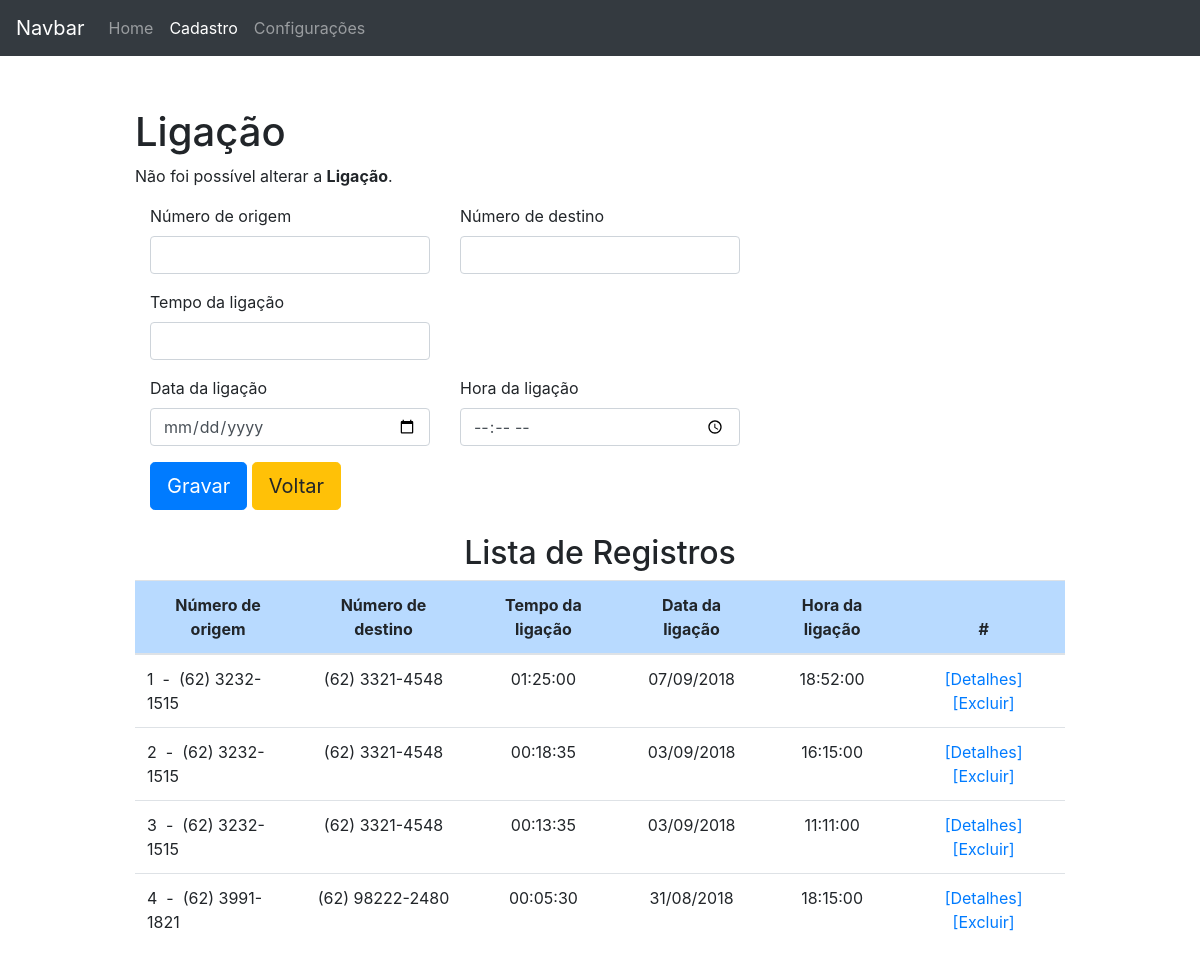
Screenshot of /index.php/ligacoes/atualizar with the database file from the repository.
### tables this page shows
CREATE TABLE `ligacoes` (
  `id` int(11) NOT NULL,
  `num_origem` varchar(15) NOT NULL,
  `num_destino` varchar(15) NOT NULL,
  `tempo_ligacao` time NOT NULL,
  `data_ligacao` date NOT NULL,
  `hora_ligacao` time NOT NULL,
  `comentario` text,
  `excluido` enum('Nao','Sim') NOT NULL
);

### application/controllers/Ligacoes.php (called while the page is built, shortened)
<?php
class Ligacoes extends CI_Controller {
	public function atualizar()
	{
		$ligacoes = $this->ligacoes->getLigacoes();
		$dados['ligacoes'] =$this->ligacoes->Formatar($ligacoes);
		$this->load->view('includes/header');
		$this->load->view('ligacoes/home',$dados);
		$this->load->view('includes/footer');
	}
}

### index.php (called while the page is built, shortened)
<?php
require_once BASEPATH.'core/CodeIgniter.php';

### application/models/Ligacoes_model.php (called while the page is built, shortened)
<?php
class Ligacoes_model extends CI_Model{
	function __construct() {
        $this->tabela = 'ligacoes';
    }
	function getLigacoes($sort = 'data_ligacao', $order = 'desc', $limit = null, $offset = null){
		$this->db->order_by($sort, $order);
		$this->db->where('excluido', 'Nao');
		$query = $this->db->get($this->tabela);
		if ($query->num_rows() > 0) :
			return $query->result_array();
		else:
			return null;
		endif;
	}
	function atualizar($id, $dados) {
		if(is_null($id) || !isset($dados))
			return false;
		$this->db->where('id', $id);
		return $this->db->update($this->tabela, $dados);
	}
	function formatar($ligacoes){
		if($ligacoes):
			for($i = 0; $i < count($ligacoes); $i++):
				$ligacoes[$i]['detalhe_url'] = base_url('index.php/ligacoes/detalhes')."/".$ligacoes[$i]['id'];
				$ligacoes[$i]['excluir_url'] = base_url('index.php/ligacoes/excluir')."/".$ligacoes[$i]['id'];
			endfor;
			return $ligacoes;
		else:
			return false;
		endif;
	}
}

### application/views/ligacoes/home.php (the view, shortened to what this page needs)
<div class="container">
	<h1 class="mt-5">Ligação</h1>
	<?php if ($this->session->flashdata('error_ligacao') == TRUE): ?>
		<p><?php echo $this->session->flashdata('error_ligacao'); ?></p>
	<?php elseif ($this->session->flashdata('error_atualizar_ligacao') == TRUE): ?>
		<p><?php echo $this->session->flashdata('error_atualizar_ligacao'); ?></p>
	<?php elseif ($this->session->flashdata('error_excluir_ligacao') == TRUE): ?>
		<p><?php echo $this->session->flashdata('error_excluir_ligacao'); ?></p>
	<?php endif; ?>
	<div class="col-md-8 order-md-1">
		<form class="needs-validation" method="post" action="<?php echo base_url('index.php/ligacoes/salvar')?>" enctype="multipart/form-data" validate>
			<div class="row">
				<div class="col-md-6 mb-3">
					<label for="num_origem">Número de origem</label>
					<input type="text" class="form-control" name="num_origem" placeholder="" value="" required>
				</div>
				<div class="col-md-6 mb-3">
					<label for="num_destino">Número de destino</label>
					<input type="text" class="form-control" name="num_destino" placeholder="" value="" required>
				</div>
			</div>
			<div class="row">
				<div class="col-md-6 mb-3">
					<label for="tempo_ligacao">Tempo da ligação</label>
					<input type="text" class="form-control" name="tempo_ligacao" placeholder="" value="" required>
				</div>
			</div>
			<div class="row">
				<div class="col-md-6 mb-3">
					<label for="data_ligacao">Data da ligação</label>
					<input type="date" class="form-control" name="data_ligacao" placeholder="" value="" required>
				</div>
				<div class="col-md-6 mb-3">
					<label for="hora_ligacao">Hora da ligação</label>
					<input type="time" class="form-control" name="hora_ligacao" placeholder="" value="" required>
				</div>
			</div>
			<button class="btn btn-primary btn-lg " type="submit">Gravar</button>
			<button class="btn btn-warning btn-lg " type="button" onClick="history.go(-1)">Voltar</button>
		</form>
	</div>
	<br>
	<div>
		<h2 class="text-center">Lista de Registros</h2>
		<table class="table table-hover">
			<thead>
				<tr class="table-primary">
					<th scope="col" class="text-center">Número de origem</th>
					<th scope="col" class="text-center">Número de destino</th>
					<th scope="col" class="text-center">Tempo da ligação</th>
					<th scope="col" class="text-center">Data da ligação</th>
					<th scope="col" class="text-center">Hora da ligação</th>
					<th scope="col" class="text-center">#</th>
				</tr>
			</thead>
			<tbody>
				<?php
				if ($ligacoes == FALSE):
				?>
					<tr><td colspan="2">Nenhum registro encontrado</td></tr>
				<?php
				else:
					$conta = 1;
				?>
					<?php foreach ($ligacoes as $row): ?>
						<tr>
							<td><?php echo $conta.'&nbsp;&nbsp;-&nbsp;&nbsp;'.$row['num_origem'] ?></td>
							<td class="text-center"><?php echo $row['num_destino'] ?></td>
							<td class="text-center"><?php echo $row['tempo_ligacao'] ?></td>
							<td class="text-center"><?php echo nice_date($row['data_ligacao'],'d/m/Y'); ?></td>
							<td class="text-center"><?php echo $row['hora_ligacao'] ?></td>
							<td class="text-center"><a href="<?php echo $row['detalhe_url'] ?>">[Detalhes]</a> <a href="<?php echo $row['excluir_url'] ?>">[Excluir]</a></td>
						</tr>
					<?php
						$conta++;
					endforeach;
				endif; ?>
			</tbody>
		</table>
	</div>
</div>

### application/views/includes/header.php (shortened to what this page needs)
<!doctype html>
<html lang="pt-br">
  <head>
    <link href="<?php echo base_url('vendor/twbs/bootstrap/dist/css/bootstrap.min.css')?>" rel="stylesheet">
    <link href="<?php echo base_url('dist/css/starter-template.css')?>" rel="stylesheet">
    <link href="<?php echo base_url('dist/css/form-validation.css')?>" rel="stylesheet">
  </head>
  <body class="d-flex flex-column h-100">
    <nav class="navbar navbar-expand-md navbar-dark bg-dark fixed-top">
      <a class="navbar-brand" href="#">Navbar</a>
      <div class="collapse navbar-collapse" id="navbarsExampleDefault">
        <ul class="navbar-nav mr-auto">
          <li class="nav-item <?php echo ($this->uri->segment(1) == '' ? 'active' : '')?>">
            <a class="nav-link" href="<?php echo base_url('index.php')?>">Home <?php echo ($this->uri->segment(1) == '' ? '<span class="sr-only">(atual)</span>' : '')?></a>
          </li>
          <li class="nav-item <?php echo ($this->uri->segment(1) == 'ligacoes' ? 'active' : '')?>">
            <a class="nav-link" href="<?php echo base_url('index.php/ligacoes')?>">Cadastro <?php echo ($this->uri->segment(1) == 'ligacoes' ? '<span class="sr-only">(atual)</span>' : '')?></a>
          </li>
          <li class="nav-item <?php echo ($this->uri->segment(1) == 'configuracoes' ? 'active' : '')?>">
            <a class="nav-link" href="<?php echo base_url('index.php/configuracoes')?>">Configurações <?php echo ($this->uri->segment(1) == 'configuracoes' ? '<span class="sr-only">(atual)</span>' : '')?></a>
          </li>
        </ul>
      </div>
    </nav>
    <main role="main" class="flex-shrink-0">

### application/views/includes/footer.php (shortened to what this page needs)
	</main>
  </body>
</html>

### rows the page displays
ligacoes: num_origem "(62) 3232-1515", num_destino "(62) 3321-4548", tempo_ligacao "01:25:00", data_ligacao "07/09/2018", hora_ligacao "18:52:00"
ligacoes: num_origem "(62) 3232-1515", num_destino "(62) 3321-4548", tempo_ligacao "00:18:35", data_ligacao "03/09/2018", hora_ligacao "16:15:00"
ligacoes: num_origem "(62) 3232-1515", num_destino "(62) 3321-4548", tempo_ligacao "00:13:35", data_ligacao "03/09/2018", hora_ligacao "11:11:00"
ligacoes: num_origem "(62) 3991-1821", num_destino "(62) 98222-2480", tempo_ligacao "00:05:30", data_ligacao "31/08/2018", hora_ligacao "18:15:00"

### other values shown
$this->session->flashdata('error_atualizar_ligacao') "Não foi possível alterar a Ligação ."
